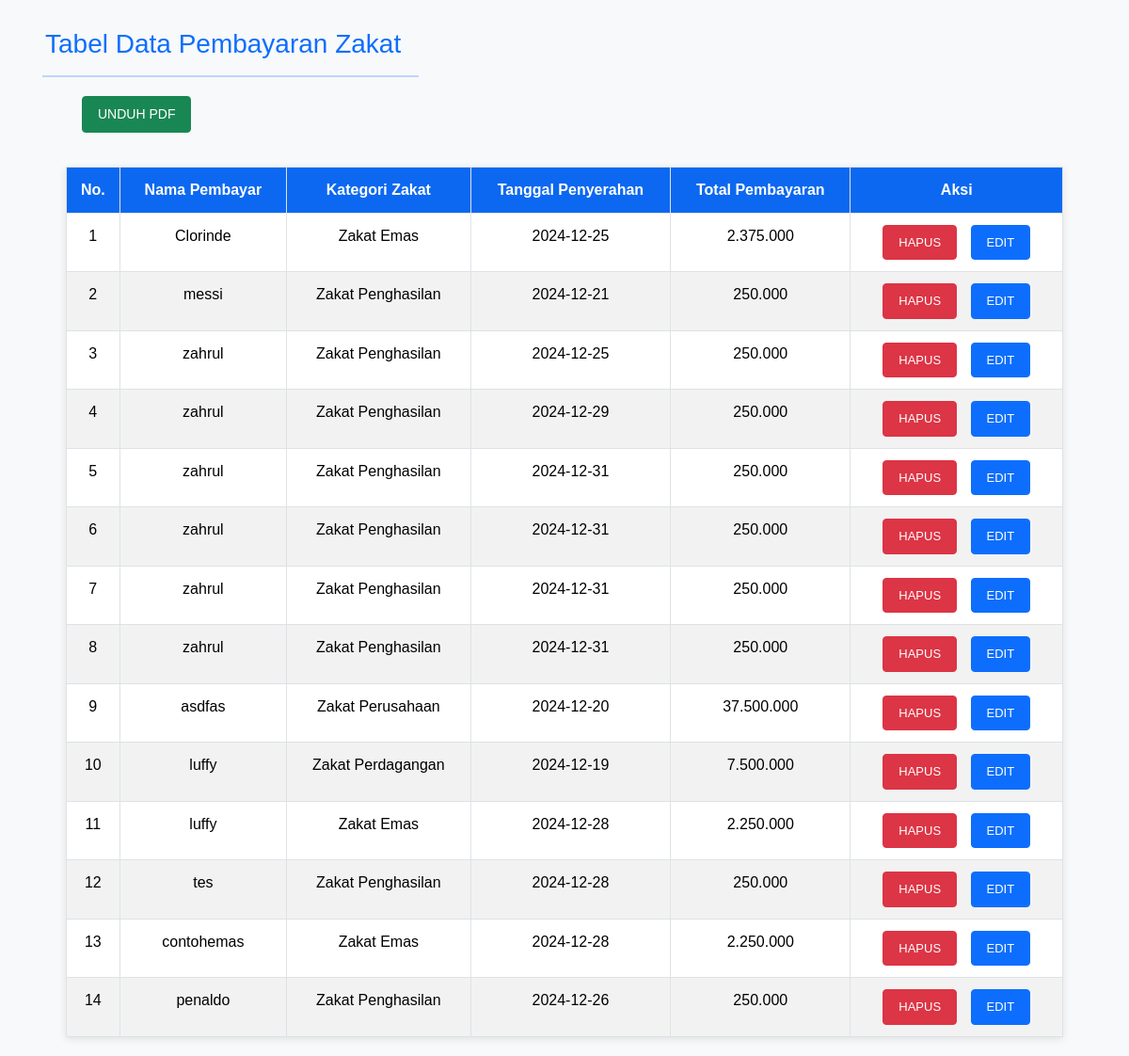
The page /admin/tampil_pembayaran.php on the database its author committed.
### tables this page shows
CREATE TABLE `pembayaran` (
  `id_pembayaran` int(16) NOT NULL,
  `nama_pembayar` varchar(100) NOT NULL,
  `kategori_zakat` varchar(100) NOT NULL,
  `tanggal_penyerahan` date NOT NULL,
  `total_pembayaran` varchar(100) NOT NULL
);

### admin/functions.php (called while the page is built, shortened)
<?php
$konek = mysqli_connect("localhost","root","","dbzakat_uts");
function query($query){
    global $konek;
    $result = mysqli_query($konek, $query);
    $rows = [];
    while ( $row = mysqli_fetch_assoc($result) ) {
        $rows[] = $row;
    }
    return $rows;
}
?>

### admin/tampil_pembayaran.php (the view, shortened to what this page needs)
<?php
require 'functions.php';
$ambil = query("SELECT * FROM pembayaran ORDER BY id_pembayaran DESC");
?>
<!DOCTYPE html>
<html lang="en">
<head>
    <link href="https://cdn.jsdelivr.net/npm/bootstrap@5.3.3/dist/css/bootstrap.min.css" rel="stylesheet">
    <link rel="stylesheet" href="css/styletampil.css">
</head>
<body>
<h2 class="ms-5">Tabel Data Pembayaran Zakat</h2>
    <hr align="left" width="400">
    <div class="container">
    <a class="btn btn-success mb-3" style="margin-left: 45px;" href="pdf_pembayaran.php" role="button">Unduh PDF</a>
    <table width="100%" border="0" cellspacing="0" cellpadding="0" class="table table-striped">
    <tr>
          <th width="3" class="text-center">No.</th>
          <th class="text-center">Nama Pembayar</th>
          <th class="text-center">Kategori Zakat</th>
          <th class="text-center">Tanggal Penyerahan</th>
          <th class="text-center">Total Pembayaran</th>
          <th class="text-center">Aksi</th>
    </tr>
    <?php $no = 1 ?>
    <?php foreach($ambil as $data):?>
        <tr>
            <td class="text-center"><?= $no ?></td>
            <td class="text-center"><?php echo $data['nama_pembayar'];?></td>
            <td class="text-center"><?= $data['kategori_zakat'];?></td>
            <td class="text-center"><?= $data['tanggal_penyerahan'];?></td>
            <td class="text-center"><?= $data['total_pembayaran'];?></td>
            <td class="text-center">
            <a class="btn btn-danger" href="?page=hapus_pembayaran&id_pembayaran=<?php echo $data['id_pembayaran']; ?>" onclick="return confirm ('Yakin ingin menghapus data?')">Hapus</a>
            <a class="btn btn-primary" href="?page=edit_pembayaran&id_pembayaran=<?= $data['id_pembayaran']?>`">Edit</a></td>
        </tr>
        <?php $no++ ?>
    <?php endforeach;?>
    </table>
    </div>
</body>
</html>

### admin/css/styletampil.css (style rules this page uses)
body { font-family: Arial, sans-serif; background-color: #f8f9fa; color: #333; }
h2 { font-size: 28px; color: #0d6efd; margin-left: 45px; margin-bottom: 10px; margin-top: 30px; }
hr { border: 0; border-top: 2px solid #0d6efd; margin-left: 45px; margin-bottom: 20px; }
.btn { font-size: 14px; padding: 8px 16px; text-transform: uppercase; border-radius: 4px; }
.btn-primary { background-color: #0d6efd; border-color: #0d6efd; color: white; }
.btn-danger { background-color: #dc3545; border-color: #dc3545; color: white; }
.table { margin: 20px auto; width: 95%; border: 1px solid #dee2e6; border-collapse: collapse; background-color: white; box-shadow: 0px 2px 8px rgba(0, 0, 0, 0.1); }
.table th, .table td { padding: 12px 15px; text-align: left; border: 1px solid #dee2e6; }
.table th { background-color: #0d6efd; color: white; font-weight: bold; }
.table-striped tbody tr:nth-of-type(odd) { background-color: #f2f2f2; }
.table tbody td:last-child { text-align: center; }
.table tbody td a { margin: 0 5px; text-decoration: none; font-size: 13px; }

### rows shown on the page
pembayaran: nama_pembayar "Clorinde", kategori_zakat "Zakat Emas", tanggal_penyerahan "2024-12-25", total_pembayaran "2.375.000"
pembayaran: nama_pembayar "messi", kategori_zakat "Zakat Penghasilan", tanggal_penyerahan "2024-12-21", total_pembayaran "250.000"
pembayaran: nama_pembayar "zahrul", kategori_zakat "Zakat Penghasilan", tanggal_penyerahan "2024-12-25", total_pembayaran "250.000"
pembayaran: nama_pembayar "zahrul", kategori_zakat "Zakat Penghasilan", tanggal_penyerahan "2024-12-29", total_pembayaran "250.000"
pembayaran: nama_pembayar "zahrul", kategori_zakat "Zakat Penghasilan", tanggal_penyerahan "2024-12-31", total_pembayaran "250.000"
pembayaran: nama_pembayar "zahrul", kategori_zakat "Zakat Penghasilan", tanggal_penyerahan "2024-12-31", total_pembayaran "250.000"
pembayaran: nama_pembayar "zahrul", kategori_zakat "Zakat Penghasilan", tanggal_penyerahan "2024-12-31", total_pembayaran "250.000"
pembayaran: nama_pembayar "zahrul", kategori_zakat "Zakat Penghasilan", tanggal_penyerahan "2024-12-31", total_pembayaran "250.000"
pembayaran: nama_pembayar "asdfas", kategori_zakat "Zakat Perusahaan", tanggal_penyerahan "2024-12-20", total_pembayaran "37.500.000"
pembayaran: nama_pembayar "luffy", kategori_zakat "Zakat Perdagangan", tanggal_penyerahan "2024-12-19", total_pembayaran "7.500.000"
pembayaran: nama_pembayar "luffy", kategori_zakat "Zakat Emas", tanggal_penyerahan "2024-12-28", total_pembayaran "2.250.000"
pembayaran: nama_pembayar "tes", kategori_zakat "Zakat Penghasilan", tanggal_penyerahan "2024-12-28", total_pembayaran "250.000"
pembayaran: nama_pembayar "contohemas", kategori_zakat "Zakat Emas", tanggal_penyerahan "2024-12-28", total_pembayaran "2.250.000"
pembayaran: nama_pembayar "penaldo", kategori_zakat "Zakat Penghasilan", tanggal_penyerahan "2024-12-26", total_pembayaran "250.000"
